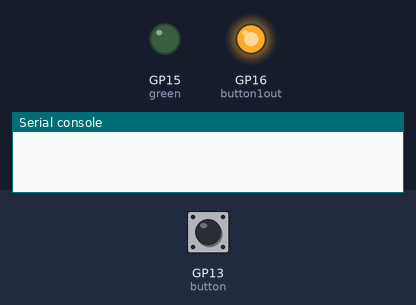
Simulated run of this program. Board: Raspberry Pi Pico running CircuitPython. Parts: output pins drawn as LEDs (lit = HIGH), the last lines printed to the serial console. The test bench sets the inputs (shaded band); at power-on: GP13 (button) LOW.

Above: at 1.2 s.
1.3 s: GP13 (button) pulled HIGH for 0.15 s
At 2.4 s:
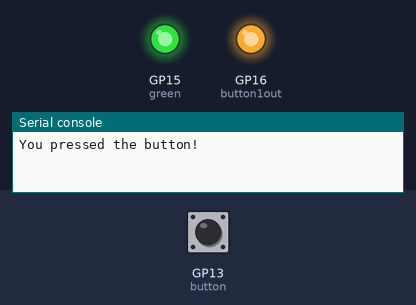
4.4 s: GP13 (button) pulled HIGH for 3.2 s
At 12.4 s:
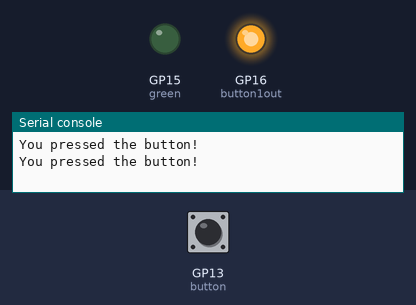
Timing chart, 0 to 13.9 s (numbered marks = the images above; inputs shaded):
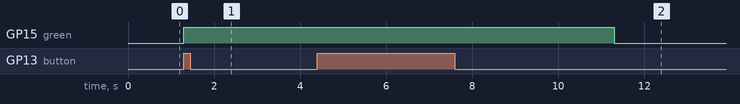

Measured:
- after the input at 1.3 s, GP15 (green): LOW → HIGH at once
- after the input at 4.4 s, GP15 (green): HIGH → LOW after 6.9 s instead of 1.9 s

The program:

buttonclicklight.py
```python
import time
import board
import digitalio

button1out = digitalio.DigitalInOut(board.GP16)
button1out.direction = digitalio.Direction.OUTPUT
button1out.value = True

green = digitalio.DigitalInOut(board.GP15)
green.direction = digitalio.Direction.OUTPUT

button = digitalio.DigitalInOut(board.GP13)
button.switch_to_input(pull=digitalio.Pull.DOWN)

while True:
    if button.value:
        print("You pressed the button!")
        green.value = True # Turn on the LED
        time.sleep(5) # wait 0.5 seconds
        green.value = False # Turn off the LED
```
